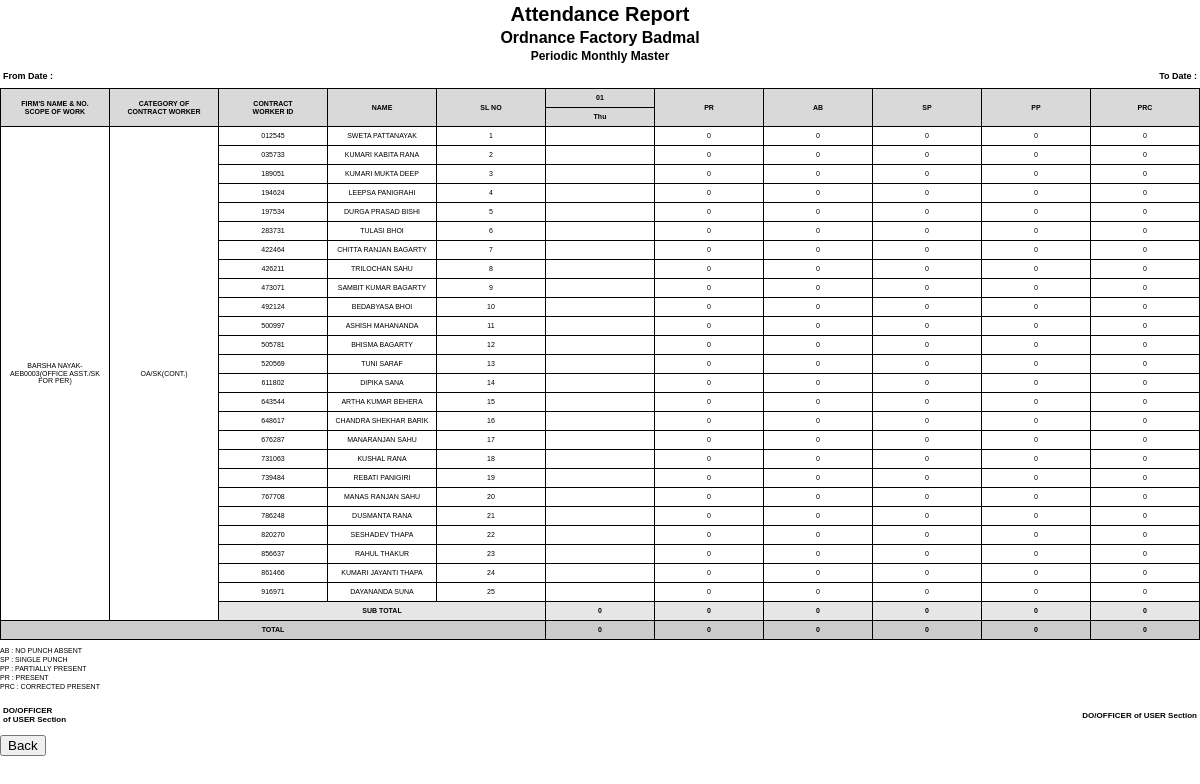
Screenshot of /Backend/adminreportgen.php (signed in) with the database file from the repository.
### tables this page shows
CREATE TABLE `master` (
  `id` int(11) NOT NULL,
  `contractor_name` varchar(100) DEFAULT NULL,
  `category` varchar(50) DEFAULT NULL,
  `employee_id` varchar(6) NOT NULL,
  `employee_name` varchar(100) DEFAULT NULL,
  `aadhaar_number` varchar(12) NOT NULL,
  `phone_number` varchar(10) NOT NULL,
  `dob` date DEFAULT NULL,
  `address` varchar(255) DEFAULT NULL
);

### Backend/adminreportgen.php (the view, shortened to what this page needs)
<?php
include 'db_connect.php';
$from_date = $_GET['fromDate'];
$to_date   = $_GET['toDate'];
?>
<!DOCTYPE html>
<html>
<head>
</head>
<body>
<div class="header-title">
Attendance Report
</div>
<div class="header-title" style="font-size:16px;">
Ordnance Factory Badmal
</div>
<div class="header-subtitle">
Periodic Monthly Master
</div>
<table class="date-row">
<tr>
<td>
From Date : <?php echo $from_date; ?>
</td>
<td style="text-align:right;">
To Date : <?php echo $to_date; ?>
</td>
</tr>
</table>
<table class="report-table">
<tr>
<th rowspan="2">
FIRM'S NAME & NO.<br>
SCOPE OF WORK
</th>
<th rowspan="2">
CATEGORY OF<br>
CONTRACT WORKER
</th>
<th rowspan="2">
CONTRACT<br>
WORKER ID
</th>
<th rowspan="2">
NAME
</th>
<th rowspan="2">
SL NO
</th>
<?php
$date_array = [];
$start = strtotime($from_date);
$end   = strtotime($to_date);
while ($start <= $end) {
    $date_array[] = date('Y-m-d', $start);
    echo "<th>" . date('d', $start) . "</th>";
    $start = strtotime('+1 day', $start);
}
?>
<th rowspan="2">PR</th>
<th rowspan="2">AB</th>
<th rowspan="2">SP</th>
<th rowspan="2">PP</th>
<th rowspan="2">PRC</th>
</tr>
<tr>
<?php
$start = strtotime($from_date);
$end   = strtotime($to_date);
while ($start <= $end) {
    echo "<th>" . date('D', $start) . "</th>";
    $start = strtotime('+1 day', $start);
}
?>
</tr>
<?php
$grand_pr  = 0;
$grand_ab  = 0;
$grand_sp  = 0;
$grand_pp  = 0;
$grand_prc = 0;
$contractor_query = "
SELECT DISTINCT contractor_name
FROM master
ORDER BY contractor_name
";
$contractor_result = mysqli_query(
    $connection,
    $contractor_query
);
while ($contractor = mysqli_fetch_assoc($contractor_result)) {
    $current_contractor = $contractor['contractor_name'];
    $worker_count_query = "
    SELECT COUNT(*) AS total_workers
    FROM master
    WHERE contractor_name = '$current_contractor'
    ";
    $worker_count_result = mysqli_query(
        $connection,
        $worker_count_query
    );
    $contractor_workers =
    mysqli_fetch_assoc(
        $worker_count_result
    )['total_workers'];
    $category_count_query = "
    SELECT COUNT(DISTINCT category) AS total_categories
    FROM master
    WHERE contractor_name = '$current_contractor'
    ";
    $category_count_result = mysqli_query(
        $connection,
        $category_count_query
    );
    $total_categories =
    mysqli_fetch_assoc(
        $category_count_result
    )['total_categories'];
    $contractor_total =
    $contractor_workers + $total_categories;
    $show_contractor = true;
    $category_query = "
    SELECT DISTINCT category
    FROM master
    WHERE contractor_name = '$current_contractor'
    ORDER BY FIELD(
        category,
        'MALI',
        'LABOUR',
        'SWEEPER'
    )
    ";
    $category_result = mysqli_query(
        $connection,
        $category_query
    );
    while ($category = mysqli_fetch_assoc($category_result)) {
        $current_category = $category['category'];
        $category_count_query = "
        SELECT COUNT(*) AS total
        FROM master
        WHERE contractor_name = '$current_contractor'
        AND category = '$current_category'
        ";
        $category_count_result = mysqli_query(
            $connection,
            $category_count_query
        );
        $category_total =
        mysqli_fetch_assoc(
            $category_count_result
        )['total'];
        $worker_query = "
        SELECT *
        FROM master
        WHERE contractor_name = '$current_contractor'
        AND category = '$current_category'
        ";
        $worker_result = mysqli_query(
            $connection,
            $worker_query
        );
        $show_category = true;
        $sl_no = 1;
        $subtotal_pr  = 0;
        $subtotal_ab  = 0;
        $subtotal_sp  = 0;
        $subtotal_pp  = 0;
        $subtotal_prc = 0;
        while ($worker = mysqli_fetch_assoc($worker_result)) {
            echo "<tr>";
            if ($show_contractor) {
                echo
                "<td rowspan='" .
                $contractor_total .
                "'>" .
                $current_contractor .
                "</td>";
                $show_contractor = false;
            }
            if ($show_category) {
                echo
                "<td rowspan='" .
                ($category_total + 1) .
                "'>" .
                $current_category .
                "</td>";
                $show_category = false;
            }
            echo "<td>" . $worker['employee_id'] . "</td>";
            echo "<td>" . $worker['employee_name'] . "</td>";
            echo "<td>" . $sl_no++ . "</td>";
            $pr  = 0;
            $ab  = 0;
            $sp  = 0;
            $pp  = 0;
            $prc = 0;
            foreach ($date_array as $date) {
                $attendance_query = "
                SELECT status
                FROM attendance_final
                WHERE employee_id = '{$worker['employee_id']}'
                AND attendance_date = '$date'
                ";
                $attendance_result = mysqli_query(
                    $connection,
                    $attendance_query
                );
                if (mysqli_num_rows($attendance_result) > 0) {
                    $attendance =
                    mysqli_fetch_assoc(
                        $attendance_result
                    );
                    $status = $attendance['status'];
                } else {
                    $status = "";
                }
                if ($status == 'PR') {
    echo "<td class='pr-status'>$status</td>";
} else {
    echo "<td>$status</td>";
}
            }
            echo "<td>$pr</td>";
            echo "<td>$ab</td>";
            echo "<td>$sp</td>";
            echo "<td>$pp</td>";
            echo "<td>$prc</td>";
            echo "</tr>";
            $subtotal_pr  += $pr;
            $subtotal_ab  += $ab;
            $subtotal_sp  += $sp;
            $subtotal_pp  += $pp;
            $subtotal_prc += $prc;
        }
        echo "<tr class='subtotal'>";
        echo "<td colspan='3'>SUB TOTAL</td>";
        foreach ($date_array as $date) {
            $day_query = "
            SELECT COUNT(*) AS total
            FROM attendance_final af
            INNER JOIN master m
            ON af.employee_id = m.employee_id
            WHERE m.contractor_name = '$current_contractor'
            AND m.category = '$current_category'
            AND af.attendance_date = '$date'
            AND af.status IN ('PR')
            ";
            $day_result = mysqli_query(
                $connection,
                $day_query
            );
            $day_data = mysqli_fetch_assoc(
                $day_result
            );
            $day_total = $day_data['total'];
            echo "<td>$day_total</td>";
        }
        echo "<td>$subtotal_pr</td>";
        echo "<td>$subtotal_ab</td>";
        echo "<td>$subtotal_sp</td>";
        echo "<td>$subtotal_pp</td>";
        echo "<td>$subtotal_prc</td>";
        echo "</tr>";
        $grand_pr  += $subtotal_pr;
        $grand_ab  += $subtotal_ab;
        $grand_sp  += $subtotal_sp;
        $grand_pp  += $subtotal_pp;
        $grand_prc += $subtotal_prc;
    }
}
echo "<tr class='total'>";
echo "<td colspan='5'>TOTAL</td>";
foreach ($date_array as $date) {
    $grand_query = "
    SELECT COUNT(*) AS total
    FROM attendance_final
    WHERE attendance_date = '$date'
    AND status IN ('PR')
    ";
    $grand_result = mysqli_query(
        $connection,
        $grand_query
    );
    $grand_data = mysqli_fetch_assoc(
        $grand_result
    );
    $grand_day_total = $grand_data['total'];
    echo "<td>$grand_day_total</td>";
}
echo "<td>$grand_pr</td>";
echo "<td>$grand_ab</td>";
echo "<td>$grand_sp</td>";
echo "<td>$grand_pp</td>";
echo "<td>$grand_prc</td>";
echo "</tr>";
?>
</table>
<div class="footer">
AB : NO PUNCH ABSENT<br>
SP : SINGLE PUNCH<br>
PP : PARTIALLY PRESENT<br>
PR : PRESENT<br>
PRC : CORRECTED PRESENT
</div>
<table class="signature">
<tr>
<td>
DO/OFFICER<br>
of USER Section
</td>
<td style="text-align:right;">
DO/OFFICER of USER Section
</td>
</tr>
</table>
<div class="back-btn">
<button onclick="window.location.href='adminreport.php'">
Back
</button>
</div>
</body>
</html>

### Backend/adminreportgen.php (style rules this page uses)
body { font-family: Arial, sans-serif; margin: 0; padding: 0; font-size: 8px; }
.header-title { text-align: center; font-size: 20px; font-weight: bold; margin-top: 3px; margin-bottom: 2px; }
.header-subtitle { text-align: center; font-size: 12px; font-weight: bold; margin-bottom: 5px; }
.date-row { width: 100%; margin-bottom: 4px; font-size: 9px; font-weight: bold; }
.date-row td { border: none; }
.report-table { width: 100%; border-collapse: collapse; table-layout: fixed; }
.report-table th, .report-table td { border: 1px solid black; padding: 1px; text-align: center; font-size: 7px; line-height: 1.1; height: 16px; word-break: break-word; }
.report-table th { background: #d9d9d9; font-weight: bold; }
.subtotal { background: #e6e6e6; font-weight: bold; }
.total { background: #cccccc; font-weight: bold; }
.footer { margin-top: 6px; font-size: 7px; line-height: 1.3; }
.signature { margin-top: 12px; width: 100%; }
.signature td { border: none; font-size: 8px; font-weight: bold; }
.back-btn { margin-top: 8px; }

### rows the page displays
master: current_contractor "BARSHA NAYAK-AEB0003(OFFICE ASST./SK FOR PER)", current_category "OA/SK(CONT.)", employee "012545", employee_name "SWETA PATTANAYAK", pr "0", ab "0", sp "0", pp "0", prc "0"
master: employee "035733", employee_name "KUMARI KABITA RANA", pr "0", ab "0", sp "0", pp "0", prc "0"
master: employee "189051", employee_name "KUMARI MUKTA DEEP", pr "0", ab "0", sp "0", pp "0", prc "0"
master: employee "194624", employee_name "LEEPSA PANIGRAHI", pr "0", ab "0", sp "0", pp "0", prc "0"
master: employee "197534", employee_name "DURGA PRASAD BISHI", pr "0", ab "0", sp "0", pp "0", prc "0"
master: employee "283731", employee_name "TULASI BHOI", pr "0", ab "0", sp "0", pp "0", prc "0"
master: employee "422464", employee_name "CHITTA RANJAN BAGARTY", pr "0", ab "0", sp "0", pp "0", prc "0"
master: employee "426211", employee_name "TRILOCHAN SAHU", pr "0", ab "0", sp "0", pp "0", prc "0"
master: employee "473071", employee_name "SAMBIT KUMAR BAGARTY", pr "0", ab "0", sp "0", pp "0", prc "0"
master: employee "492124", employee_name "BEDABYASA BHOI", pr "0", ab "0", sp "0", pp "0", prc "0"
master: employee "500997", employee_name "ASHISH MAHANANDA", pr "0", ab "0", sp "0", pp "0", prc "0"
master: employee "505781", employee_name "BHISMA BAGARTY", pr "0", ab "0", sp "0", pp "0", prc "0"
master: employee "520569", employee_name "TUNI SARAF", pr "0", ab "0", sp "0", pp "0", prc "0"
master: employee "611802", employee_name "DIPIKA SANA", pr "0", ab "0", sp "0", pp "0", prc "0"
master: employee "643544", employee_name "ARTHA KUMAR BEHERA", pr "0", ab "0", sp "0", pp "0", prc "0"
master: employee "648617", employee_name "CHANDRA SHEKHAR BARIK", pr "0", ab "0", sp "0", pp "0", prc "0"
master: employee "676287", employee_name "MANARANJAN SAHU", pr "0", ab "0", sp "0", pp "0", prc "0"
master: employee "731063", employee_name "KUSHAL RANA", pr "0", ab "0", sp "0", pp "0", prc "0"
master: employee "739484", employee_name "REBATI PANIGIRI", pr "0", ab "0", sp "0", pp "0", prc "0"
master: employee "767708", employee_name "MANAS RANJAN SAHU", pr "0", ab "0", sp "0", pp "0", prc "0"
master: employee "786248", employee_name "DUSMANTA RANA", pr "0", ab "0", sp "0", pp "0", prc "0"
master: employee "820270", employee_name "SESHADEV THAPA", pr "0", ab "0", sp "0", pp "0", prc "0"
master: employee "856637", employee_name "RAHUL THAKUR", pr "0", ab "0", sp "0", pp "0", prc "0"
master: employee "861466", employee_name "KUMARI JAYANTI THAPA", pr "0", ab "0", sp "0", pp "0", prc "0"
master: employee "916971", employee_name "DAYANANDA SUNA", pr "0", ab "0", sp "0", pp "0", prc "0"

### other values shown
date('d', $start) "01"
date('D', $start) "Thu"
$day_total "0"
$subtotal_pr "0"
$subtotal_ab "0"
$subtotal_sp "0"
$subtotal_pp "0"
$subtotal_prc "0"
$grand_day_total "0"
$grand_pr "0"
$grand_ab "0"
$grand_sp "0"
$grand_pp "0"
$grand_prc "0"
